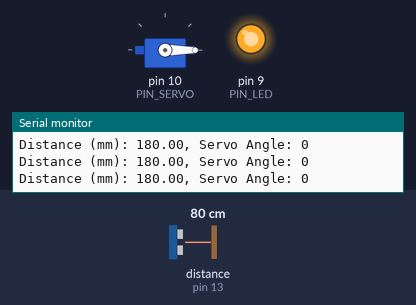
Bench run of a sketch on a simulated Arduino Uno, built with avr-gcc and run on an emulated ATmega328P. Shown: servo, output pins drawn as LEDs (lit = HIGH), the last lines printed to the serial monitor. Wiring (inferred from the names in the program): ultrasonic range finder: trigger pin 12; echo pin 13. The test bench sets the inputs (shaded band); at power-on: distance to the obstacle (sensor on pin 13) 80 cm. The echo pulse lasts 58.3 µs per cm; pins used as bus, display or sensor lines are not drawn.

Above: at 1.2 s.
1.3 s: distance to the obstacle (sensor on pin 13) set to 35 cm
At 1.8 s:
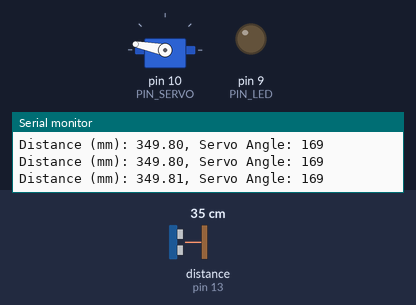
3.0 s: distance to the obstacle (sensor on pin 13) set to 18 cm
At 5.9 s:
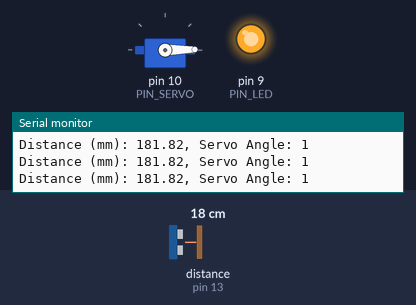
6.0 s: distance to the obstacle (sensor on pin 13) set to 2 cm
At 6.5 s:
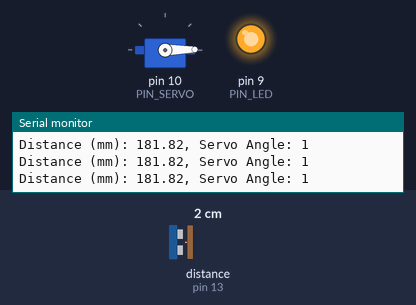
Timing chart, 0 to 9.0 s (numbered marks = the images above; inputs shaded):
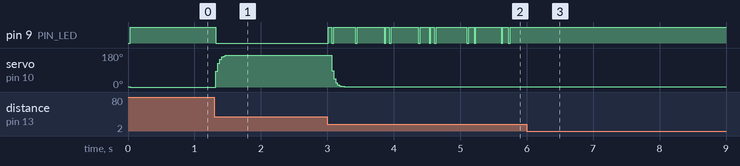

The sketch:

11_example_2.ino
```cpp
#include <Servo.h>

// Arduino pin assignment
#define PIN_LED   9   // LED active-low
#define PIN_TRIG  12  // sonar sensor TRIGGER
#define PIN_ECHO  13  // sonar sensor ECHO
#define PIN_SERVO 10  // servo motor

// configurable parameters for sonar
#define SND_VEL 346.0     // sound velocity at 24 celsius degree (unit: m/sec)
#define INTERVAL 25       // sampling interval (unit: msec)
#define PULSE_DURATION 10 // ultra-sound Pulse Duration (unit: usec)
#define DIST_MIN 180.0    // minimum distance to be measured (unit: mm)
#define DIST_MAX 360.0    // maximum distance to be measured (unit: mm)

#define TIMEOUT ((INTERVAL / 2) * 1000.0) // maximum echo waiting time (unit: usec)
#define SCALE (0.001 * 0.5 * SND_VEL)     // coefficient to convert duration to distance

#define EMA_ALPHA 0.5      // EMA weight of new sample (range: 0 to 1)

// duty duration for myservo.writeMicroseconds()
#define DUTY_MIN 550       // servo full clockwise position (0 degree)
#define DUTY_MAX 2400      // servo full counterclockwise position (180 degree)

// global variables
float dist_ema, dist_prev = DIST_MAX; // unit: mm
unsigned long last_sampling_time;     // unit: ms

Servo myservo;

void setup() {
  pinMode(PIN_LED, OUTPUT);
  pinMode(PIN_TRIG, OUTPUT);    // sonar TRIGGER
  pinMode(PIN_ECHO, INPUT);     // sonar ECHO
  digitalWrite(PIN_TRIG, LOW);  // turn-off Sonar

  myservo.attach(PIN_SERVO);
  myservo.writeMicroseconds(DUTY_MIN); // Initial position (0 degree)

  dist_prev = DIST_MIN; // raw distance output from USS (unit: mm)

  Serial.begin(57600);
}

void loop() {
  float dist_raw;

  if (millis() < (last_sampling_time + INTERVAL))
    return;

  dist_raw = USS_measure(PIN_TRIG, PIN_ECHO); // read distance

  if ((dist_raw == 0.0) || (dist_raw > DIST_MAX)) {
    dist_raw = dist_prev;
    digitalWrite(PIN_LED, HIGH);    // LED OFF (LED is active-low)
  } else if (dist_raw < DIST_MIN) {
    dist_raw = dist_prev;
    digitalWrite(PIN_LED, HIGH);    // LED OFF
  } else {
    dist_prev = dist_raw;
    digitalWrite(PIN_LED, LOW);     // LED ON
  }

  // Apply EMA filter
  dist_ema = EMA_ALPHA * dist_raw + (1 - EMA_ALPHA) * dist_ema;

  // Control servo based on distance
  int servo_angle;
  if (dist_ema <= 180.0) {
    servo_angle = 0;  // 0 degree
  } else if (dist_ema >= 360.0) {
    servo_angle = 180; // 180 degree
  } else {
    servo_angle = map(dist_ema, 180, 360, 0, 180); // proportional control
  }

  myservo.write(servo_angle); // move servo

  // Output the distance to the serial port
  Serial.print("Distance (mm): ");
  Serial.print(dist_ema);
  Serial.print(", Servo Angle: ");
  Serial.println(servo_angle);

  last_sampling_time = millis();  // update last sampling time
}

float USS_measure(int TRIG, int ECHO) {
  digitalWrite(TRIG, HIGH);
  delayMicroseconds(PULSE_DURATION);
  digitalWrite(TRIG, LOW);

  return pulseIn(ECHO, HIGH, TIMEOUT) * SCALE; // unit: mm
}
```

Measured:
- after the input at 1.3 s, pin 9 (PIN_LED): HIGH → LOW at once; servo on pin 10 (PIN_SERVO): 0° → 169° at once
- after the input at 3.0 s, servo on pin 10 (PIN_SERVO): moves from 169° to 1° over 0.24 s, starting after 0.07 s
- after the input at 6.0 s, pin 9 (PIN_LED): stops changing and stays HIGH
